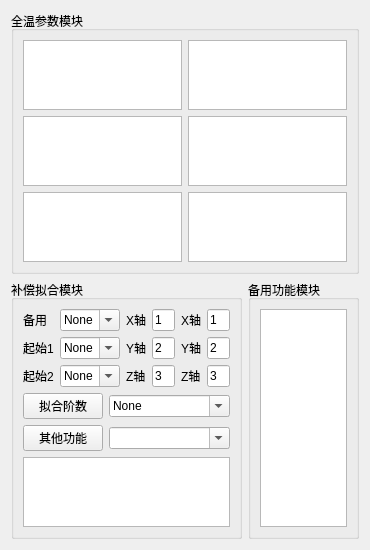
      <widget class="QWidget" name="tab_5">
       <property name="maximumSize">
        <size>
         <width>0</width>
         <height>0</height>
        </size>
       </property>
       <attribute name="title">
        <string/>
       </attribute>
       <layout class="QGridLayout" name="gridLayout_21">
        <item row="0" column="0" colspan="2">
         <widget class="QGroupBox" name="groupBox_16">
          <property name="title">
           <string>全温参数模块</string>
          </property>
          <layout class="QGridLayout" name="gridLayout_18">
           <item row="0" column="0">
            <layout class="QGridLayout" name="gridLayout_17">
             <item row="0" column="1">
              <widget class="GraphicsLayoutWidget" name="graphicsView_temp_4"/>
             </item>
             <item row="0" column="0">
              <widget class="GraphicsLayoutWidget" name="graphicsView_temp_1"/>
             </item>
             <item row="1" column="0">
              <widget class="GraphicsLayoutWidget" name="graphicsView_temp_2"/>
             </item>
             <item row="1" column="1">
              <widget class="GraphicsLayoutWidget" name="graphicsView_temp_5"/>
             </item>
             <item row="2" column="0">
              <widget class="GraphicsLayoutWidget" name="graphicsView_temp_3"/>
             </item>
             <item row="2" column="1">
              <widget class="GraphicsLayoutWidget" name="graphicsView_temp_6"/>
             </item>
            </layout>
           </item>
          </layout>
         </widget>
        </item>
        <item row="1" column="0">
         <widget class="QGroupBox" name="groupBox_17">
          <property name="title">
           <string>补偿拟合模块</string>
          </property>
          <layout class="QVBoxLayout" name="verticalLayout_17">
           <item>
            <layout class="QGridLayout" name="gridLayout_19">
             <item row="0" column="2">
              <widget class="QLabel" name="label_41">
               <property name="text">
                <string>X轴</string>
               </property>
              </widget>
             </item>
             <item row="0" column="3">
              <widget class="QLineEdit" name="lineEdit_inside_plot_axis1_2">
               <property name="text">
                <string>1</string>
               </property>
              </widget>
             </item>
             <item row="0" column="4">
              <widget class="QLabel" name="label_74">
               <property name="text">
                <string>X轴</string>
               </property>
              </widget>
             </item>
             <item row="0" column="5">
              <widget class="QLineEdit" name="lineEdit_inside_plot_axis1_3">
               <property name="text">
                <string>1</string>
               </property>
              </widget>
             </item>
             <item row="1" column="2">
              <widget class="QLabel" name="label_72">
               <property name="text">
                <string>Y轴</string>
               </property>
              </widget>
             </item>
             <item row="1" column="3">
              <widget class="QLineEdit" name="lineEdit_inside_plot_axis2_2">
               <property name="text">
                <string>2</string>
               </property>
              </widget>
             </item>
             <item row="1" column="4">
              <widget class="QLabel" name="label_76">
               <property name="text">
                <string>Y轴</string>
               </property>
              </widget>
             </item>
             <item row="1" column="5">
              <widget class="QLineEdit" name="lineEdit_inside_plot_axis2_3">
               <property name="text">
                <string>2</string>
               </property>
              </widget>
             </item>
             <item row="2" column="2">
              <widget class="QLabel" name="label_71">
               <property name="text">
                <string>Z轴</string>
               </property>
              </widget>
             </item>
             <item row="2" column="3">
              <widget class="QLineEdit" name="lineEdit_inside_plot_axis3_2">
               <property name="text">
                <string>3</string>
               </property>
              </widget>
             </item>
             <item row="2" column="4">
              <widget class="QLabel" name="label_75">
               <property name="text">
                <string>Z轴</string>
               </property>
              </widget>
             </item>
             <item row="2" column="5">
              <widget class="QLineEdit" name="lineEdit_inside_plot_axis3_3">
               <property name="text">
                <string>3</string>
               </property>
              </widget>
             </item>
             <item row="2" column="0">
              <widget class="QLabel" name="label_77">
               <property name="text">
                <string>起始2</string>
               </property>
              </widget>
             </item>
             <item row="2" column="1">
              <widget class="QComboBox" name="comboBox_plot_beginAxis_3">
               <property name="editable">
                <bool>true</bool>
               </property>
               <item>
                <property name="text">
                 <string>None</string>
                </property>
               </item>
              </widget>
             </item>
             <item row="1" column="0">
              <widget class="QLabel" name="label_73">
               <property name="text">
                <string>起始1</string>
               </property>
              </widget>
             </item>
             <item row="1" column="1">
              <widget class="QComboBox" name="comboBox_plot_beginAxis_2">
               <property name="editable">
                <bool>true</bool>
               </property>
               <item>
                <property name="text">
                 <string>None</string>
                </property>
               </item>
              </widget>
             </item>
             <item row="0" column="1">
              <widget class="QComboBox" name="comboBox_plot_beginAxis_4">
               <property name="sizePolicy">
                <sizepolicy hsizetype="Fixed" vsizetype="Fixed">
                 <horstretch>0</horstretch>
                 <verstretch>0</verstretch>
                </sizepolicy>
               </property>
               <property name="editable">
                <bool>true</bool>
               </property>
               <item>
                <property name="text">
                 <string>None</string>
                </property>
               </item>
               <item>
                <property name="text">
                 <string>Gxyz</string>
                </property>
               </item>
               <item>
                <property name="text">
                 <string>Axyz</string>
                </property>
               </item>
              </widget>
             </item>
             <item row="0" column="0">
              <widget class="QLabel" name="label_79">
               <property name="text">
                <string>备用</string>
               </property>
              </widget>
             </item>
            </layout>
           </item>
           <item>
            <layout class="QHBoxLayout" name="horizontalLayout_25">
             <item>
              <widget class="QPushButton" name="pushButton_para_save_3">
               <property name="sizePolicy">
                <sizepolicy hsizetype="Fixed" vsizetype="Fixed">
                 <horstretch>0</horstretch>
                 <verstretch>0</verstretch>
                </sizepolicy>
               </property>
               <property name="text">
                <string>拟合阶数</string>
               </property>
              </widget>
             </item>
             <item>
              <widget class="QComboBox" name="comboBox_para_saverule_3">
               <property name="editable">
                <bool>true</bool>
               </property>
               <item>
                <property name="text">
                 <string>None</string>
                </property>
               </item>
               <item>
                <property name="text">
                 <string>1</string>
                </property>
               </item>
               <item>
                <property name="text">
                 <string>2</string>
                </property>
               </item>
               <item>
                <property name="text">
                 <string>3</string>
                </property>
               </item>
              </widget>
             </item>
            </layout>
           </item>
           <item>
            <layout class="QHBoxLayout" name="horizontalLayout_26">
             <item>
              <widget class="QPushButton" name="pushButton_para_save_2">
               <property name="sizePolicy">
                <sizepolicy hsizetype="Fixed" vsizetype="Fixed">
                 <horstretch>0</horstretch>
                 <verstretch>0</verstretch>
                </sizepolicy>
               </property>
               <property name="text">
                <string>其他功能</string>
               </property>
              </widget>
             </item>
             <item>
              <widget class="QComboBox" name="comboBox_para_saverule_2">
               <property name="editable">
                <bool>true</bool>
               </property>
              </widget>
             </item>
            </layout>
           </item>
           <item>
            <widget class="QTextBrowser" name="textBrowser_13"/>
           </item>
          </layout>
         </widget>
        </item>
        <item row="1" column="1">
         <widget class="QGroupBox" name="groupBox_18">
          <property name="title">
           <string>备用功能模块</string>
          </property>
          <layout class="QGridLayout" name="gridLayout_20">
           <item row="0" column="0">
            <widget class="QTextBrowser" name="textBrowser"/>
           </item>
          </layout>
         </widget>
        </item>
       </layout>
      </widget>
